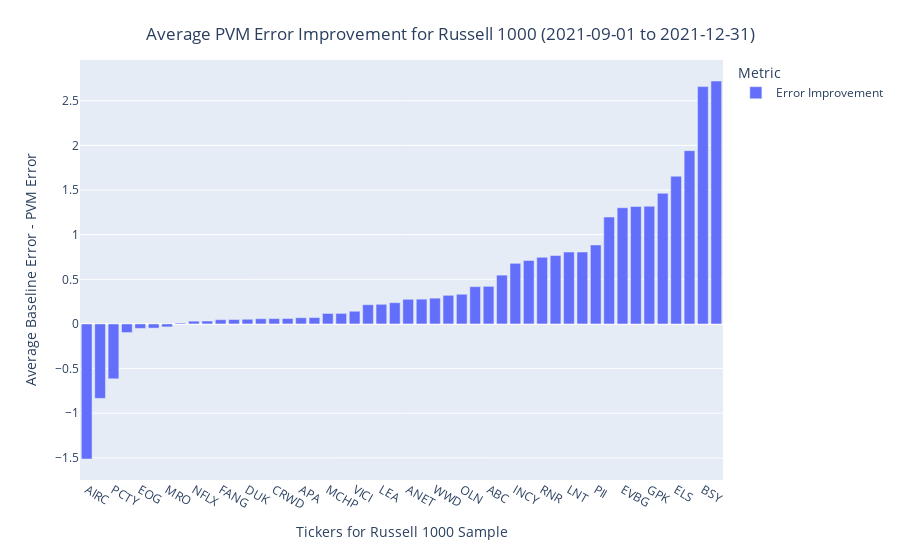

Notebook code cell kept with this figure:
### Code cell
fig = russell_1000.plot.bar()
fig.update_layout(xaxis={'categoryorder':'total ascending'},
                  title={
        'text': "Average PVM Error Improvement for Russell 1000 (2021-09-01 to 2021-12-31)",
        'y':0.95,
        'x':0.5,
        'xanchor': 'center',
        'yanchor': 'top'},
        xaxis_title="Tickers for Russell 1000 Sample", 
        yaxis_title="Average Baseline Error - PVM Error",
        legend_title="Metric"
                 )
fig.show()

### Figure 1 — Plotly figure (JSON) as saved in the notebook; plotly's stock layout.template omitted (floating-point values rounded to 4 significant figures)
{"data": [{"alignmentgroup": "True", "hovertemplate": "variable=Error Improvement<br>index=%{x}<br>value=%{y}<extra></extra>", "legendgroup": "Error Improvement", "marker": {"color": "#636efa", "pattern": {"shape": ""}}, "name": "Error Improvement", "offsetgroup": "Error Improvement", "orientation": "v", "showlegend": true, "textposition": "auto", "type": "bar", "x": ["ABC", "PXD", "ALLE", "CRWD", "LNT", "SGEN", "LUMN", "DUK", "CSX", "NFLX", "EVBG", "CSGP", "TOL", "OPEN", "VICI", "LEA", "WWD", "PCG", "EMN", "MCHP", "HCA", "PEP", "BLDR", "EOG", "GPK", "AIRC", "LEN", "ANET", "APH", "MRO", "RNR", "PEG", "G", "FANG", "ISRG", "TRMB", "INCY", "BSY", "TFX", "EVRG", "FLO", "PII", "ELS", "APA", "OLN", "MCD", "PCTY", "CR"], "xaxis": "x", "y": [0.4209, 0.2381, 0.7108, 0.05984, 0.8055, 1.197, 0.2776, 0.05257, 0.01007, 0.03114, 1.301, 0.3206, 0.8057, 0.05822, 0.1423, 0.22, 0.2886, 0.5465, 0.4175, 0.1176, 0.07134, 0.04914, -0.09654, -0.0498, 1.318, -1.513, 0.03274, 0.2761, 0.2153, -0.03305, 0.7465, 0.7661, 1.463, 0.04768, 0.06073, 1.315, 0.679, 2.658, -0.8337, 1.941, 2.721, 0.8845, 1.655, 0.06942, 0.3327, -0.04667, -0.6146, 0.118], "yaxis": "y"}], "layout": {"barmode": "relative", "legend": {"title": {"text": "Metric"}, "tracegroupgap": 0}, "margin": {"t": 60}, "title": {"text": "Average PVM Error Improvement for Russell 1000 (2021-09-01 to 2021-12-31)", "x": 0.5, "xanchor": "center", "y": 0.95, "yanchor": "top"}, "xaxis": {"anchor": "y", "categoryorder": "total ascending", "domain": [0, 1], "title": {"text": "Tickers for Russell 1000 Sample"}}, "yaxis": {"anchor": "x", "domain": [0, 1], "title": {"text": "Average Baseline Error - PVM Error"}}}}
